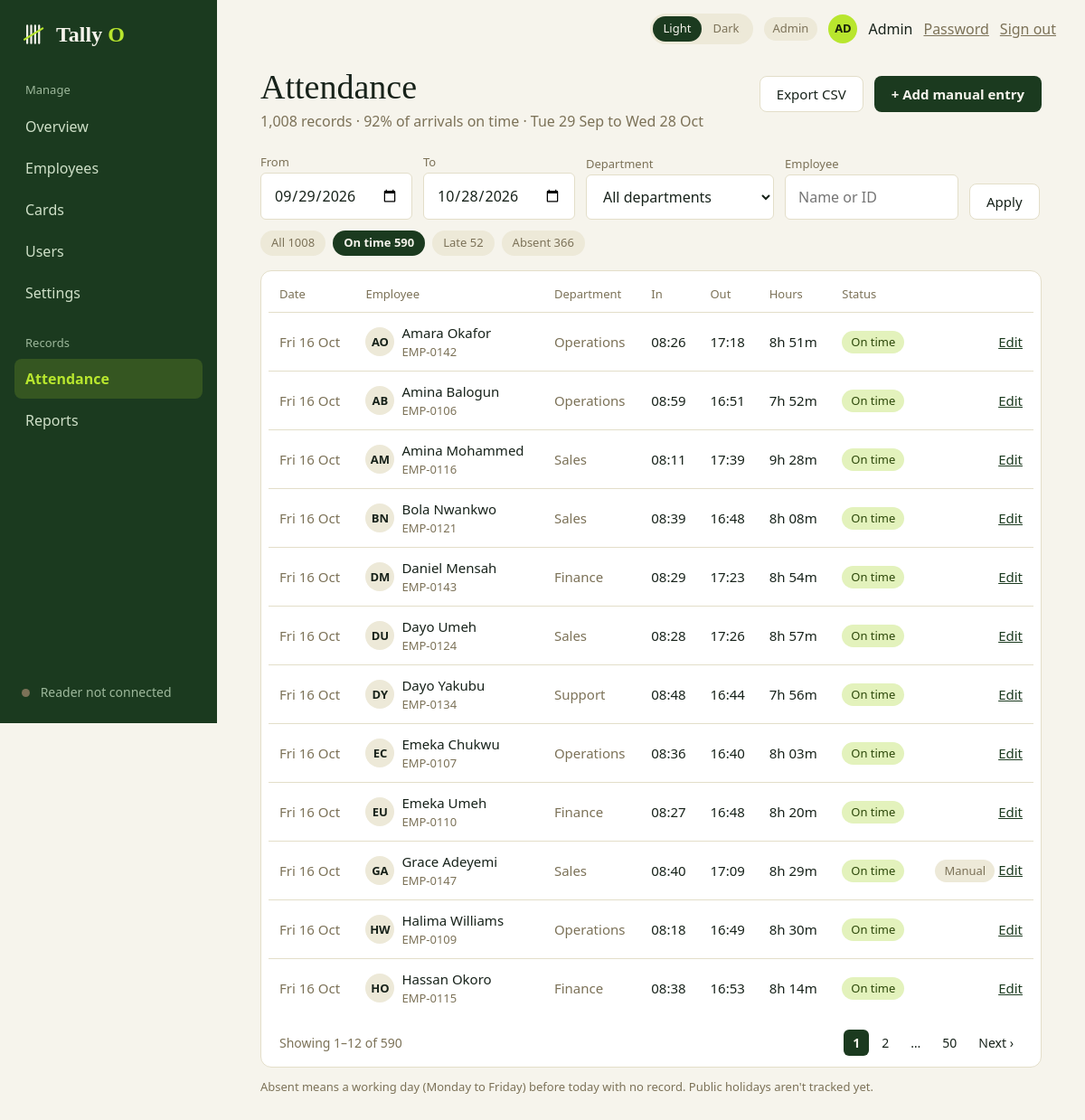
Before: /admin/attendance?status=on_time&from=2026-09-29&to=2026-10-28 (signed in) with the older database file.
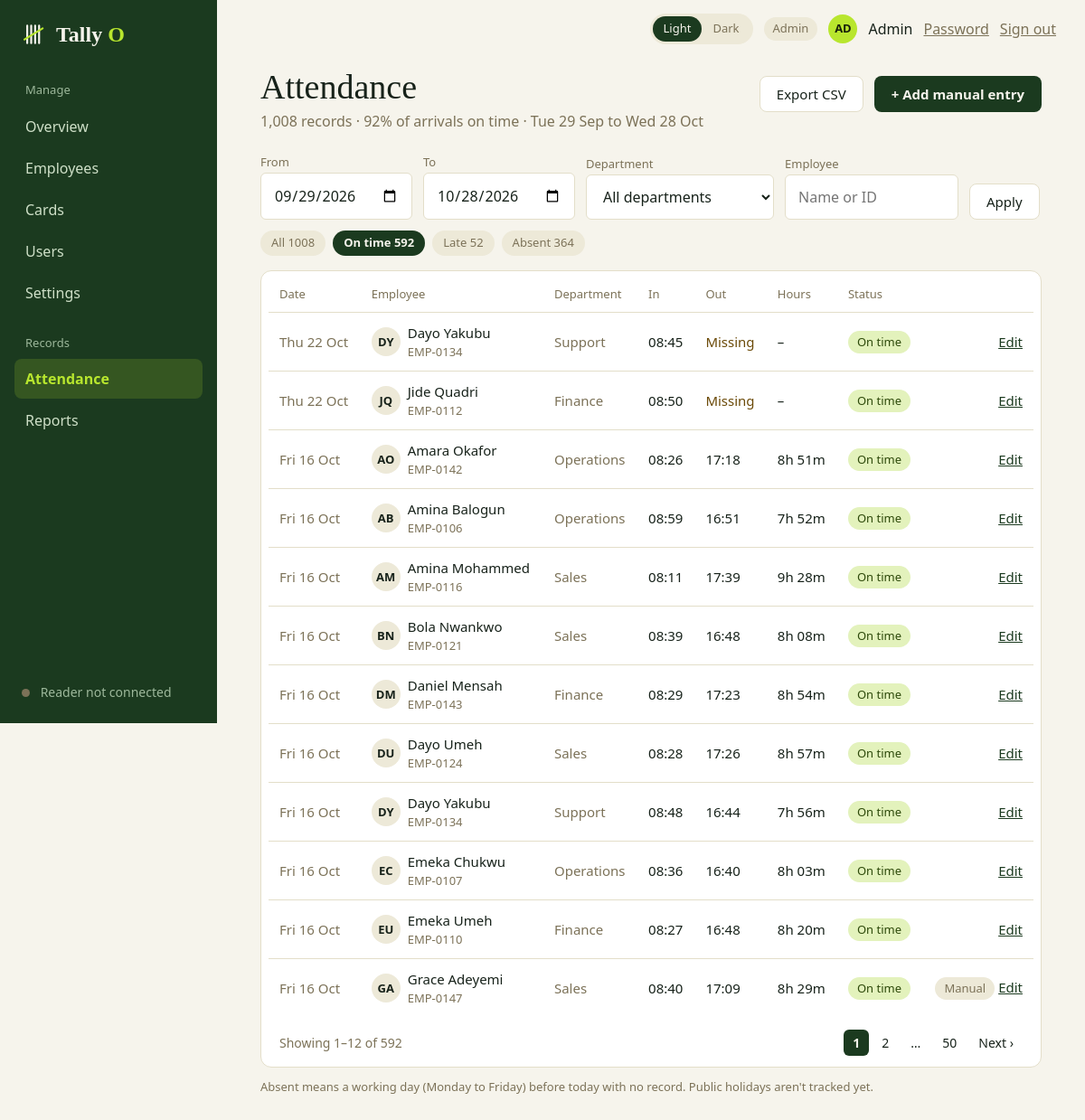
After: the same page with the newer database file.
### tables this page shows
CREATE TABLE attendance (
    id          INTEGER PRIMARY KEY,
    employee_id INTEGER NOT NULL REFERENCES employees(id),
    work_date   TEXT    NOT NULL,
    check_in    TEXT    NOT NULL,
    check_out   TEXT,
    status      TEXT    NOT NULL CHECK (status IN ('on_time', 'late')),
    source      TEXT    NOT NULL DEFAULT 'card' CHECK (source IN ('card', 'manual')),
    note        TEXT,
    UNIQUE (employee_id, work_date),                    -- blocks duplicate records
    CHECK (check_out IS NULL OR check_out > check_in)   -- blocks invalid records
);

CREATE TABLE employees (
    id            INTEGER PRIMARY KEY,
    employee_code TEXT    NOT NULL UNIQUE,              -- e.g. EMP-0142
    full_name     TEXT    NOT NULL,
    department    TEXT    NOT NULL,
    email         TEXT,
    joined_on     TEXT    NOT NULL,
    is_active     INTEGER NOT NULL DEFAULT 1 CHECK (is_active IN (0, 1))
);

### admin.py (the view)
@bp.route("/attendance")
@admin_only
def attendance():
    return render_template("attendance_log.html", list_endpoint="admin.attendance",
                           export_endpoint="admin.attendance_export", can_edit=True,
                           **reporting.attendance_context(db.get_db(), request.args),
                           **shell_context("Attendance"))

### app.py (called while the page is built)
@app.context_processor
def inject_globals():
    return {"APP_NAME": APP_NAME, "APP_TAGLINE": APP_TAGLINE,
            "csrf_token": auth.csrf_token, "safe_url": safe_url,
            "reader": reader.status()}

@app.after_request
def no_store_when_signed_in(response):
    if "user" in session and request.endpoint != "static":
        response.headers["Cache-Control"] = "no-store"
    return response

### auth.py (called while the page is built)
def csrf_token():
    if "csrf" not in session:
        session["csrf"] = secrets.token_hex(16)
    return session["csrf"]

def login_required(view):
    @wraps(view)
    def wrapped(*args, **kwargs):
        user = session.get("user")
        if not user:
            return redirect(url_for("auth.login"))
        row = get_db().execute("SELECT is_active, must_change_password FROM users WHERE id = ?",
                               (user["id"],)).fetchone()
        if row is None or not row["is_active"]:       # deactivated since they signed in
            session.clear()
            return redirect(url_for("auth.login"))
        if row["must_change_password"] and request.endpoint not in ("account.password", "auth.logout"):
            return redirect(url_for("account.password"))
        return view(*args, **kwargs)
    return wrapped

def role_required(*roles):
    def decorator(view):
        @wraps(view)
        @login_required
        def wrapped(*args, **kwargs):
            if session["user"]["role"] not in roles:
                abort(403)
            return view(*args, **kwargs)
        return wrapped
    return decorator

### db.py (called while the page is built)
def connect(path=DEFAULT_DB):
    Path(path).parent.mkdir(parents=True, exist_ok=True)
    conn = sqlite3.connect(str(path), isolation_level=None, timeout=10)  # we run transactions ourselves
    conn.row_factory = sqlite3.Row            # rows behave like dicts: row["name"]
    conn.execute("PRAGMA foreign_keys = ON")  # SQLite ignores foreign keys unless asked
    conn.execute("PRAGMA journal_mode = WAL") # readers don't block the writer
    return conn

def get_db():
    if "db" not in g:
        g.db = connect(current_app.config["DATABASE"])
    return g.db

### queries.py (called while the page is built)
def departments(db):
    return [r[0] for r in db.execute("SELECT DISTINCT department FROM employees ORDER BY 1")]

def _hours_text(start, end):
    minutes = int((datetime.strptime(end, "%Y-%m-%d %H:%M:%S") - datetime.strptime(start, "%Y-%m-%d %H:%M:%S")).total_seconds() // 60)
    return "%dh %02dm" % divmod(minutes, 60)

### templates/attendance_log.html (shortened to what this page needs)
{% extends "app_shell.html" %}
{% block content %}
  <div class="page-head">
    <div>
      <h1 class="page-title">Attendance</h1>
      <p class="muted mt-1">{{ '{:,}'.format(result.counts.all) }} records{% if on_time_pct is not none %} · {{ on_time_pct }}% of arrivals on time{% endif %}
        · {{ f.start.isoformat() | day }} to {{ f.end.isoformat() | day }}</p>
    </div>
    <div class="row wrap gap-3">
      <a class="btn btn-secondary" href="{{ url_for(export_endpoint, **keep) }}">Export CSV</a>
      {% if can_edit %}<a class="btn" href="{{ url_for('admin.attendance_new') }}">+ Add manual entry</a>{% endif %}
    </div>
  </div>
  <form class="toolbar mt-5" method="get" action="{{ url_for(list_endpoint) }}">
    <label class="toolbar-field"><span class="muted small">From</span>
      <input class="input toolbar-date" type="date" name="from" value="{{ f.start.isoformat() }}"></label>
    <label class="toolbar-field"><span class="muted small">To</span>
      <input class="input toolbar-date" type="date" name="to" value="{{ f.end.isoformat() }}"></label>
    <label class="toolbar-field"><span class="muted small">Department</span>
      <select class="input toolbar-select" name="dept">
        <option value="">All departments</option>
      </select></label>
    <label class="toolbar-field"><span class="muted small">Employee</span>
      <input class="input toolbar-search-sm" type="search" name="q" value="{{ f.q }}" placeholder="Name or ID"></label>
    <button class="btn btn-secondary toolbar-go" type="submit">Apply</button>
  </form>
  <div class="chips">
    <a class="chip" href="{{ url_for(list_endpoint, **base) }}" {% if not f.status %}aria-current="true"{% endif %}>All {{ result.counts.all }}</a>
    {% for key, label in (('on_time', 'On time'), ('late', 'Late'), ('absent', 'Absent')) %}
      <a class="chip" href="{{ url_for(list_endpoint, status=key, **base) }}" {% if f.status == key %}aria-current="true"{% endif %}>{{ label }} {{ result.counts[key] }}</a>
    {% endfor %}
  </div>
  <div class="card table-card mt-4">
    <table class="table">
      <thead><tr><th>Date</th><th>Employee</th><th>Department</th><th>In</th><th>Out</th><th>Hours</th><th>Status</th><th></th></tr></thead>
      <tbody>
        {% for r in result.rows %}
          <tr>
            <td class="muted">{{ r.work_date | day }}</td>
            <td><div class="row"><span class="avatar">{{ r.initials }}</span><div><div>{{ r.full_name }}</div><div class="muted small">{{ r.employee_code }}</div></div></div></td>
            <td class="muted">{{ r.department }}</td>
            <td>{{ r.in_time }}</td>
            <td class="{{ 'warn' if r.out_time == 'Missing' else '' }}">{{ r.out_time }}</td>
            <td>{{ r.hours }}</td>
            <td>
              {% if r.status == 'on_time' %}<span class="pill pill-ok">On time</span>
              {% elif r.status == 'late' %}<span class="pill pill-late">Late</span>
              {% else %}<span class="pill pill-bad">Absent</span>{% endif %}
            </td>
            <td class="right nowrap">
              {% if r.id %}
                {% if r.source == 'manual' %}<span class="pill small" title="{{ r.note or '' }}">Manual</span>{% endif %}
                {% if can_edit %}<a href="{{ url_for('admin.attendance_edit', record_id=r.id) }}">Edit</a>{% endif %}
              {% elif can_edit %}
                <a href="{{ url_for('admin.attendance_new', employee=r.employee_id, date=r.work_date) }}">Add entry</a>
              {% endif %}
            </td>
          </tr>
        {% else %}
          <tr><td colspan="8" class="empty-cell">No records match these filters.</td></tr>
        {% endfor %}
      </tbody>
    </table>
    {% if result.total %}
      <div class="pager">
        <span class="muted">Showing {{ result.first }}–{{ result.last }} of {{ result.total }}</span>
        {% if result.pages > 1 %}
          <nav aria-label="Pages">
            {% for n in result.numbers %}
              {% if n is none %}<span class="page muted">…</span>
              {% elif n == result.page %}<a href="#" aria-current="page">{{ n }}</a>
              {% else %}<a href="{{ url_for(list_endpoint, page=n, **keep) }}">{{ n }}</a>{% endif %}
            {% endfor %}
            {% if result.page < result.pages %}<a href="{{ url_for(list_endpoint, page=result.page + 1, **keep) }}">Next ›</a>{% endif %}
          </nav>
        {% endif %}
      </div>
    {% endif %}
  </div>
  <p class="muted small mt-3">Absent means a working day (Monday to Friday) before today with no record. Public holidays aren't tracked yet.</p>
{% endblock %}

### templates/app_shell.html (shortened to what this page needs)
{% extends "base.html" %}
{% block head %}
  <link rel="stylesheet" href="{{ url_for('static', filename='css/dashboard.css') }}">
{% endblock %}
{% block body %}
<div class="shell">
  <aside class="sidebar">
    <a class="sidebar-brand" href="{{ url_for('home') }}">
      {% include "partials/logo.html" %}
    </a>
    <nav aria-label="Main menu">
      {% for group in nav %}
        <div class="nav-label">{{ group.label }}</div>
        {% for link in group.links %}
          <a class="nav-link" href="{{ link.href }}"
             {% if link.name == active %}aria-current="page"{% endif %}>{{ link.name }}</a>
        {% endfor %}
      {% endfor %}
    </nav>
    <div class="sidebar-footer">
      {% block sidebar_footer %}{% if role_key == 'hr' %}HR access is view and export only. Contact an admin to change employees or cards.{% elif role_key == 'employee' %}Your records are view only. Ask your administrator to correct a mistake.{% else %}<span class="dot {{ '' if reader.connected else 'dot-off' }}"></span> {{ reader.label }}{% endif %}{% endblock %}
    </div>
  </aside>
  <div class="main">
    <header class="topbar">
      {% include "partials/theme_toggle.html" %}
      <span class="pill">{{ role_label }}</span>
      <span class="avatar avatar-accent">{{ user_initials }}</span>
      <span>{{ user_name }}</span>
      <a class="muted" href="{{ safe_url('account.password') }}">Password</a>
      <form class="inline-form" method="post" action="{{ url_for('auth.logout') }}">
        <button class="link-button muted" type="submit">Sign out</button>
      </form>
    </header>
    <main class="content">
      {% block content %}{% endblock %}
    </main>
  </div>
</div>
{% endblock %}

### templates/base.html (shortened to what this page needs)
<!DOCTYPE html>
<html lang="en" data-theme="light">
<head>
  <link rel="stylesheet" href="{{ url_for('static', filename='css/base.css') }}">
  {% block head %}{% endblock %}
</head>
<body class="{% block body_class %}{% endblock %}">
  {% block body %}{% endblock %}
</body>
</html>

### templates/partials/logo.html
<span class="brand">
    <svg class="brand-mark" viewBox="0 0 64 64" fill="none" stroke="currentColor" stroke-width="5" stroke-linecap="round" aria-hidden="true">
        <path d="M14 10V54M24 10V54M34 10V54M44 10V54"/>
        <path class="brand-slash" d="M7 45L53 17"/>
    </svg>
    <span class="brand-name">{{ APP_NAME[:-1] }}
        <span>{{ APP_NAME[-1]|upper }}</span>
    </span>
</span>

### templates/partials/theme_toggle.html
<div class="theme-toggle" role="group" aria-label="Colour theme">
    <button type="button" data-theme-option="light" aria-pressed="false">Light</button>
    <button type="button" data-theme-option="dark" aria-pressed="false">Dark</button>
</div>

### static/css/dashboard.css (style rules this page uses)
.page-head { display: flex; align-items: flex-start; justify-content: space-between; gap: var(--space-4); flex-wrap: wrap; }
.page-head .btn { margin-top: 0.5rem; }
.mt-5 { margin-top: var(--space-5); }
.small { font-size: 0.8125rem; }
.right { text-align: right; }
.toolbar { display: flex; flex-wrap: wrap; align-items: center; gap: var(--space-3); }
.toolbar-select { width: 13rem; max-width: 100%; }
.chips { display: flex; flex-wrap: wrap; gap: var(--space-2); margin-top: var(--space-3); }
.chip { padding: 0.25rem 0.75rem; border-radius: var(--radius-pill); background: var(--soft); color: var(--muted); font-size: 0.8125rem; text-decoration: none; }
.chip[aria-current="true"] { background: var(--primary); color: var(--on-primary); font-weight: 700; }
.pager { display: flex; align-items: center; justify-content: space-between; flex-wrap: wrap; gap: var(--space-3); padding: 0.875rem 0.75rem 0.25rem; font-size: 0.875rem; }
.pager nav { display: flex; gap: var(--space-1); }
.pager nav a, .pager .page { padding: 0.25rem 0.625rem; border-radius: var(--radius-sm); color: var(--text); text-decoration: none; }
.pager nav a[aria-current="page"] { background: var(--primary); color: var(--on-primary); font-weight: 700; }
.dot-off { background: var(--sidebar-muted); }
.dot-off { background: var(--muted); }
.toolbar { align-items: flex-end; }
.toolbar-field { display: grid; gap: 0.125rem; }
.toolbar-date { width: 10.5rem; max-width: 100%; }
.toolbar-search-sm { width: 12rem; max-width: 100%; }
.toolbar-go { align-self: flex-end; }
.warn { color: var(--late-fg); }
.nowrap { white-space: nowrap; }
:root, html[data-theme="light"] { --chart-ok: #7DB82A; --chart-low: #E2A52B; }

Changed rows visible on the page:
no longer on this page (row unchanged): attendance: work_date|day "Fri 16 Oct", initials "HW", full_name "Halima Williams", employee_code "EMP-0109", department "Operations", in_time "08:18", out_time "16:49", hours "8h 30m", status "On time"
no longer on this page (row unchanged): attendance: work_date|day "Fri 16 Oct", initials "HO", full_name "Hassan Okoro", employee_code "EMP-0115", department "Finance", in_time "08:38", out_time "16:53", hours "8h 14m", status "On time"
added attendance: work_date|day "Thu 22 Oct", initials "DY", full_name "Dayo Yakubu", employee_code "EMP-0134", department "Support", in_time "08:45", out_time "Missing", hours "–", status "On time"
added attendance: work_date|day "Thu 22 Oct", initials "JQ", full_name "Jide Quadri", employee_code "EMP-0112", department "Finance", in_time "08:50", out_time "Missing", hours "–", status "On time"
Other visible differences:
{{ result.total }}: "590" → "592"
new list line: "On time 592"
new list line: "Absent 364"
list line gone: "On time 590"
list line gone: "Absent 366"
